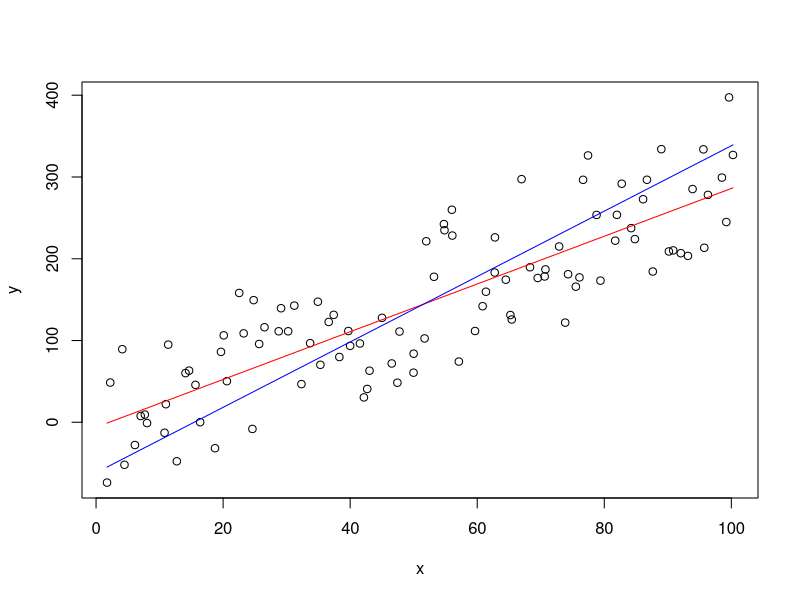
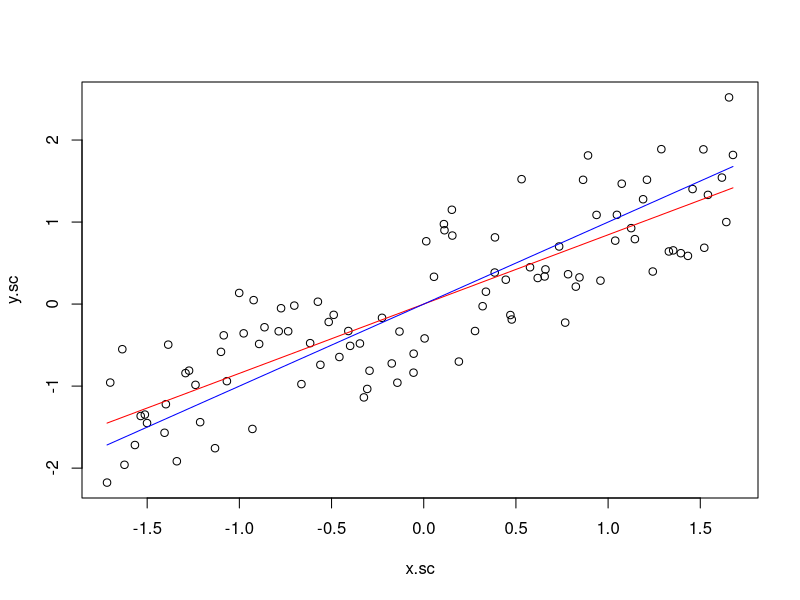

Write the R code that produced these figures, in order. (Note: this script raises an error after producing the figures.)

### Regression Variants
###
### Leonard Mada
###
### draft v 0.1b


# - various variations of the classic regression;
# - minimise the actual distance to the regression line;
# - added effects of scaling;


############################

# dir.create(tempdir())

### helper functions

solve.reg = function(x, y) {
	x.m = mean(x)
	y.m = mean(y)
	dx = x - x.m
	dy = y - y.m

	a = sum(x * dy) / sum(x * dx)
	b = y.m - a * x.m

	c(a, b)
}
solve.dist = function(x, y) {
	x.m = mean(x)
	y.m = mean(y)
	dx = x - x.m
	dy = y - y.m

	b2 = sum(x.m*y.m - x*y)
	b1 = sum(y^2 - y.m^2 - x^2 + x.m^2) / b2

	a = -b1/2 + sqrt(b1^2/4 + 1)
	# TODO: - sqrt() when liniar coeff < 0;
	b = mean(y) - a * mean(x)
	return(c(a, b))
}
dist.line = function(x, y, a, b) {
	sum((y - a*x - b)^2) / (a^2 + 1)
}
dist.line2 = function(x, y, a, b) {
	# Test: calculations of dist.line()
	c = y + x/a
	y.l = (b + a^2 * c) / (a^2 + 1)
	x.l = (y.l - b) / a
	sum((x - x.l)^2 + (y - y.l)^2)
}
### Random Generator
rliniar.gen = function(n, b1=3, b1.var=10, method=1) {
	x = 1:n
	if(method == 1) {
		# Method 1:
		x.var = b1.var/x # b1.var = 10
	} else if(method == 2) {
		# Method 2:
		x.var = b1.var * sqrt(x) # b1.var = 0.4
	} else {
		# Method 3:
		x.var = b1.var * log(x+0.5) # b1.var = ...
	}
	#
	y = x * (b1 + runif(n, -x.var, x.var))
	#
	y = y + runif(n, 0, 5)
	x = x + runif(n, 0, 2)
	#
	return(data.frame(x=x, y=y))
}



############

x.df = rliniar.gen(100, b1.var=100, method=1)
x = x.df$x
y = x.df$y


plot(x, y)


###########

### Ordinary liniar regression
r = solve.reg(x, y)
a = r[1]
b = r[2]
r
dist.line(x, y, a, b)

curve(a * x + b, add=T, col="red")

### Liniar Distance to line
# - fails with non-constant variance;
# - may be useful with polynomial regression;
r = solve.dist(x, y)
a = r[1]
b = r[2]
r
dist.line(x, y, a, b)

curve(a * x + b, add=T, col="blue")


##############

### Effects of Scaling

### Scale
x.sc = scale(x)
y.sc = scale(y)


plot(x.sc, y.sc)

### Ordinary liniar regression
r = solve.reg(x.sc, y.sc)

a = r[1]
b = r[2]
r
dist.line(x.sc, y.sc, a, b)

curve(a * x + b, add=T, col="red")

### Liniar Distance to line
r = solve.dist(x.sc, y.sc)

a = r[1]
b = r[2]
r
dist.line(x.sc, y.sc, a, b)

curve(a * x + b, add=T, col="blue")


##############
### Comparison
summary(lm(y ~ x))



####################



##############

### Derivation
### Test
a * sum((y - a*x - b)^2) + (a^2 + 1)*sum(x * (y - a*x - b))
sum(a*(dy - a*dx)^2 + (a^2 + 1) * x * (dy - a*dx))
sum(a*dy^2 + a^3*dx^2 - 2*a^2*x*y + 2*a^2*x.m*y.m - a*(a^2 + 1)*x*dx + (a^2 + 1) *x*dy)
sum(a*dy^2 - (a^2-1)*x*y + 2*a^2*x.m*y.m - a*(x^2 - x.m^2) - (a^2 + 1)*x.m*y.m)
sum(a*dy^2 - (a^2-1)*x*y + (a^2-1)*x.m*y.m - a*(x^2 - x.m^2))
sum(a*y^2 - a*y.m^2 - (a^2-1)*x*y + (a^2-1)*x.m*y.m - a*(x^2 - x.m^2))
sum(a^2*(x.m*y.m - x*y) + a*(y^2 - y.m^2 - x^2 + x.m^2) - (x.m*y.m - x*y))

### TODO:
# - variant for polynomial regression;

